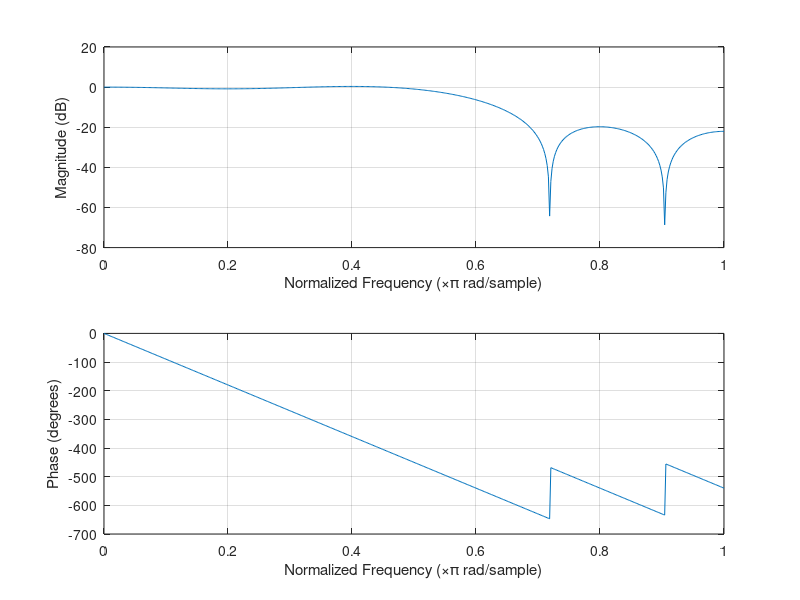

MATLAB code for this plot:
%% Experiment 32

%% Rectangular Window Low Pass Filter
clc;
clear all;
close all;

N = 10;
wc = 0.6*pi;    % cutoff frequency
h = fir1(N,wc/pi,rectwin(N+1));
freqz(h);

%% Conclusion
% The required filter was successfully obtained using rectangular window.
